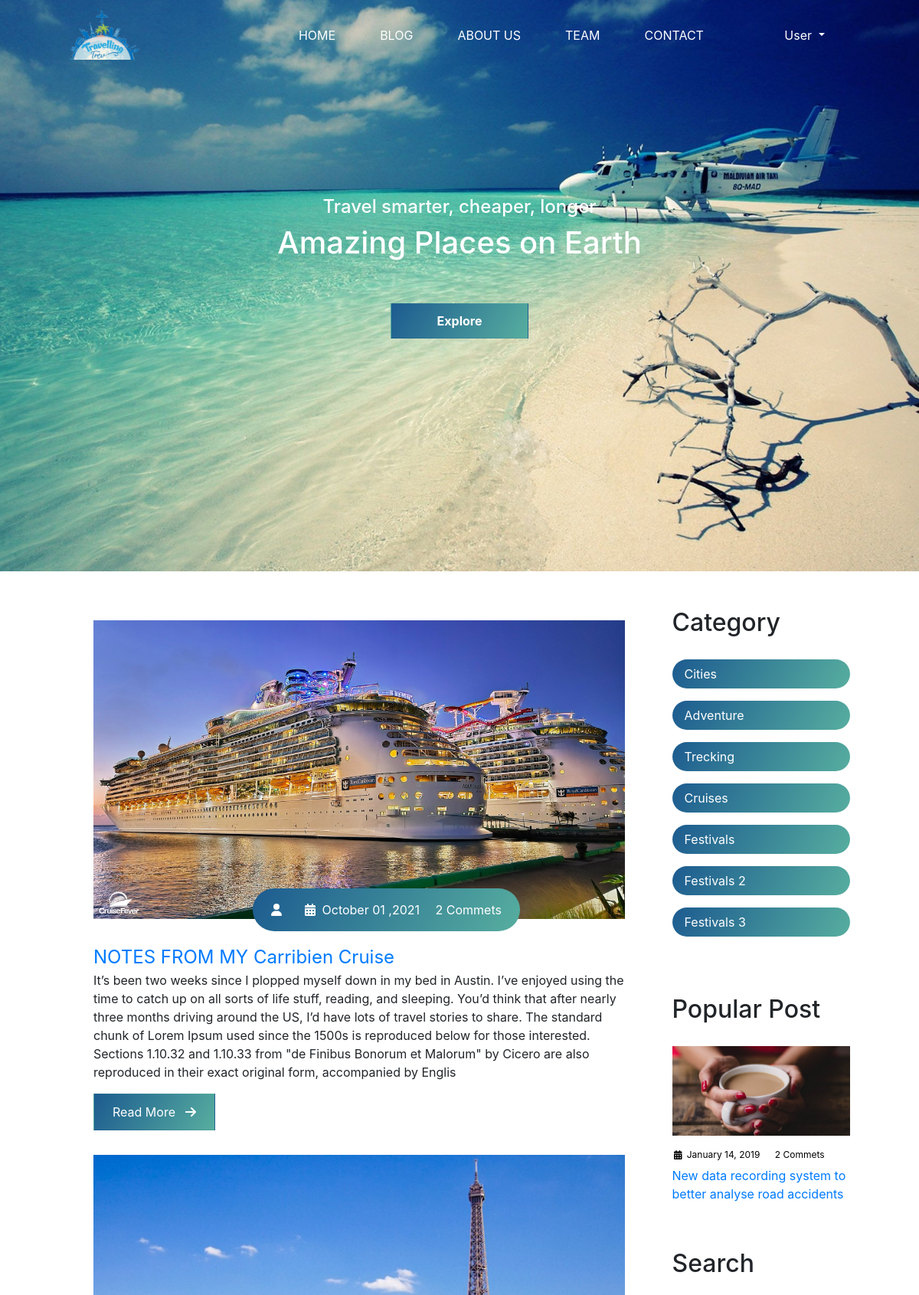
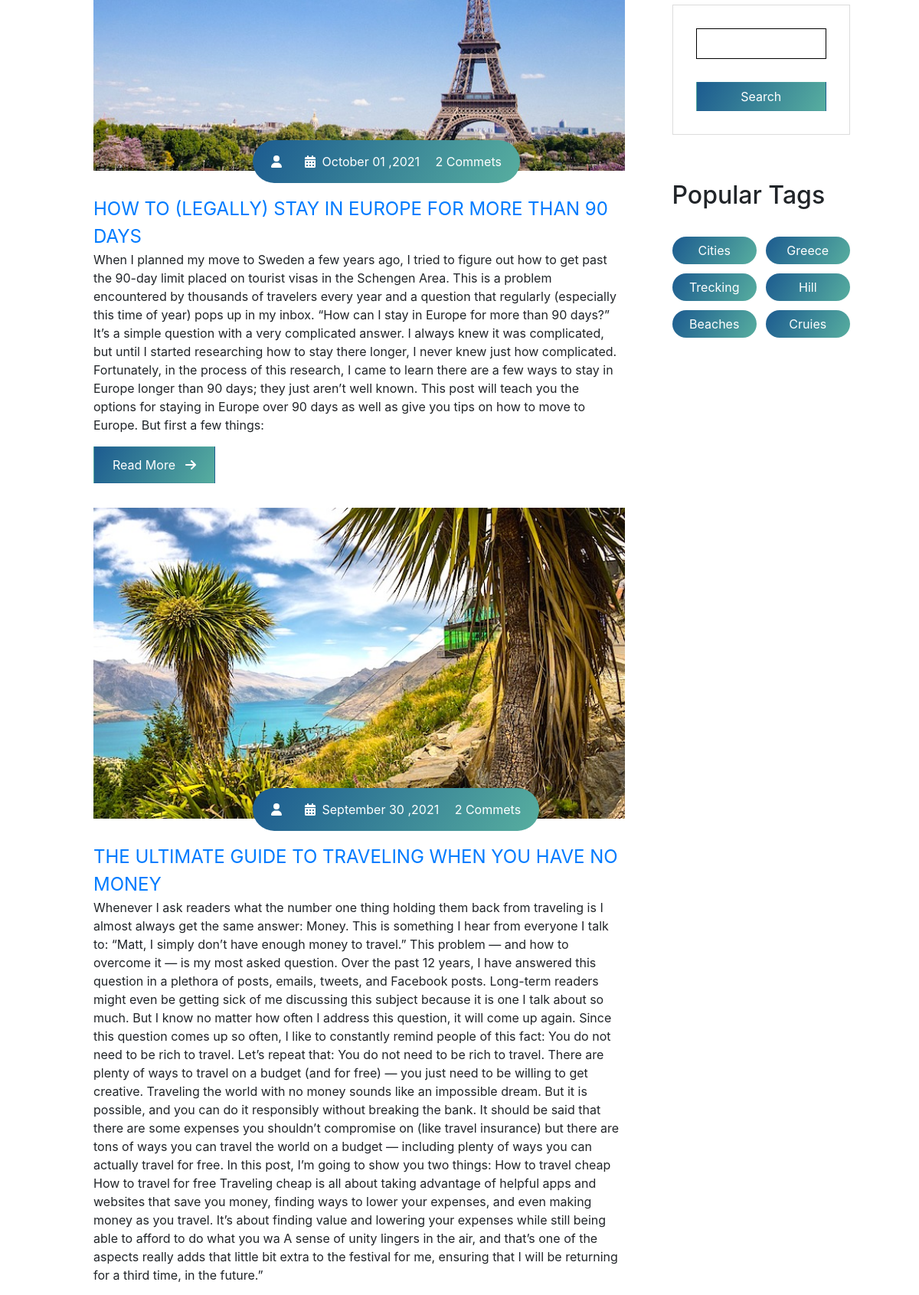
/?page=3 (upper part), run on the app's committed database (2 pictures, top to bottom).
### tables this page shows
CREATE TABLE `posts` (
  `id` int(11) NOT NULL,
  `title` text NOT NULL,
  `content` text NOT NULL,
  `created_at` timestamp NOT NULL DEFAULT current_timestamp(),
  `category_id` int(11) NOT NULL,
  `pictures` varchar(255) NOT NULL
);

CREATE TABLE `category` (
  `id` int(11) NOT NULL,
  `name` varchar(200) NOT NULL
);

### index.php (the view, shortened to what this page needs)
<?php include 'include/header.php';?>
     <?php include_once('include/navbar.php'); ?>
    <?php include_once('include/banner.php'); ?>
<section class="post-section">
    <div>
      <div class="container m-auto pt-5 row">
          <div class="col-md-9">
          <?php
          $postQuery="SELECT * FROM posts ORDER BY id DESC LIMIT $result,$post_per_page";
          $runPQ=mysqli_query($db,$postQuery);
          while($post=mysqli_fetch_assoc($runPQ)){
            ?>
            <div class="posts">
              <div class="post-content">
                  <div class="post-image">
                      <div>
                          <img src="./assets/blog/<?php echo $post['pictures']?>" class="img" alt="blog1">
                      </div>
                      <div class="post-info flex-row">
                          <span><i class="fas fa-user text-gray"></i>&nbsp;&nbsp;</span>
                          <span><i class="fas fa-calendar-alt text-gray"></i>&nbsp;&nbsp;<?php echo date('F d ,Y',strtotime($post['created_at']))?></span>
                          <span>2 Commets</span>
                      </div>
                  </div>
                  <div class="post-title">
                      <a href="post.php?id=<?php echo $post['id']?>"><?php echo $post['title']?></a>
                      <p class="text-trancate"> <?php echo $post['content']?></p>
                      <a href="post.php?id=<?php echo $post['id']?>">
                      <button class="btn post-btn">Read More &nbsp; <i class="fas fa-arrow-right"></i></button></a>
                  </div>
              </div>
              </div>
              <?php
          }
          ?>
</div>
<?php include_once('include/sidebar.php'); ?>
    </div>
  </div>
</section>
<?php include_once('include/footer.php'); ?>

### include/sidebar.php (shortened to what this page needs)
<div class="col-md-3 pb-5">
<div class="category">
          <h2 class="pb-3">Category</h2>
<?php
          $categoryQuery="SELECT * FROM category ";
          $runCQ=mysqli_query($db,$categoryQuery);
          while($category=mysqli_fetch_assoc($runCQ)){
            ?>
          <ul class="category-list justify-content-center">
              <li class="list-items" >
                  <a href="/category?id=<?php echo $category['id']?> "> <?=$category['name']?> </a>
              </li>
          </ul>
      <?php
        }
        ?>
 </div>
      <?php include 'include/postsidebar.php';?>
        <div class="newsletter">
          <h2>Search</h2>
          <div class="form-element">
              <input type="text" class="input-element" placeholder="">
              <button class="btn form-btn">Search</button>
          </div>
      </div>
      <div class="popular-tags">
        <h2>Popular Tags</h2>
        <div class="tags flex-row">
            <span class="tag" >Cities</span>
            <span class="tag" >Greece</span>
            <span class="tag" >Trecking</span>
            <span class="tag" >Hill</span>
            <span class="tag" >Beaches</span>
            <span class="tag">Cruies</span>
        </div>
    </div>

### css/style.css (style rules this page uses)
* { margin:0; padding:0; box-sizing: border-box; }
.container, .container-lg, .container-md, .container-sm, .container-xl { max-width: 1536px; width: 90%; }
img { max-width: 100%; }
ul.category-list { padding-left: 0px!important; }
.post-section .post-content { width: 100%; }
.post-section .post-content > .post-image, .post-title { padding: 16px 32px ; position: relative; }
.post-section .post-content > .post-image .post-info { background: linear-gradient(120deg, #1c5b90 0%, #57ae9f 100%); padding: 16px; position: absolute; bottom: 0%; left: 20vw; border-radius: 48px; color:white; }
.post-section .post-content > .post-image > div { overflow: hidden; }
.post-section .post-content > .post-image .img { width: 100%; transition: all 1s ease; }
.post-section .post-content > .post-image .post-info span { margin: 0 8px; }
.post-section .post-content .post-title a { font-family: var(--Anton); font-size: 24px; }
.post-content .post-title .post-btn { border-radius: 0; padding: 11px 24px; background: linear-gradient(120deg, #1c5b90 0%, #57ae9f 100%); color:white; }
.post-section .category-list .list-items { background: linear-gradient(120deg, #1c5b90 0%, #57ae9f 100%); padding: 7px 16px; margin: 13px 0; border-radius: 48px; width: 100%; display: flex; justify-content: space-between; color: white; }
.post-section .category-list .list-items a { color: white; }
.post-section .popular-post h2 { padding-top: 60px; padding-bottom: 20px; }
.post-section .newsletter { padding-top: 0px; }
.post-section .newsletter .form-element { padding: 30px; }
.post-section .newsletter .input-element { width: 100%; height: 40px; padding: 5px 8px; font-size: 16px; border: 1px solid; border-color: linear-gradient( 120deg, #1c5b90 0%, #57ae9f 100%); }
.post-section .newsletter .form-btn { border-radius: 0; margin-top:20px; background: linear-gradient(120deg, #1c5b90 0%, #57ae9f 100%); color: white; width: 100%; text-align: center; }
.post-section .popular-tags { padding: 0px; }
.post-section .popular-tags .tags .tag { background: linear-gradient(120deg, #1c5b90 0%, #57ae9f 100%); padding: 6px 16px; border-radius: 48px; margin: 6px 10px; color: white; }
.post-section .popular-tags .tags .tag { width: 47.5%; margin-right: 5%; float: left; margin-left: 0px!important; text-align: center; }
.post-section .popular-tags .tags .tag:nth-child(2n) { margin-right: 0!important; }
.popular-tags .tags { display: block; }
.form-element { border: 1px solid gainsboro; }
::placeholder { color: black; text-transform: capitalize; }
input[type="email"],input[type="password"],input[type="text"] { display: block; margin: 0 auto; width: 300px; padding: 8px; margin-bottom:10px; }

### data on the page
posts: pictures (picture), created_at "October 01 ,2021", title "NOTES FROM MY Carribien Cruise", content "It’s been two weeks since I plopped myself down in my bed in Austin. I’ve enjoyed using the time to catch up on all sorts of life stuff, reading, and sleeping. You’d think that after nearly three months driving around the US, I’d have lots of travel stories to share. The standard chunk of Lorem Ipsum used since the 1500s is reproduced below for those interested. Sections 1.10.32 and 1.10.33 from \"de Finibus Bonorum et Malorum\" by Cicero are also reproduced in their exact original form, accompanied by Englis"
posts: pictures (picture), created_at "October 01 ,2021", title "HOW TO (LEGALLY) STAY IN EUROPE FOR MORE THAN 90 DAYS", content "When I planned my move to Sweden a few years ago, I tried to figure out how to get past the 90-day limit placed on tourist visas in the Schengen Area. This is a problem encountered by thousands of travelers every year and a question that regularly (especially this time of year) pops up in my inbox. “How can I stay in Europe for more than 90 days?” It’s a simple question with a very complicated answer. I always knew it was complicated, but until I started researching how to stay there longer, I never knew just how complicated. Fortunately, in the process of this research, I came to learn there are a few ways to stay in Europe longer than 90 days; they just aren’t well known. This post will…"
posts: pictures (picture), created_at "September 30 ,2021", title "THE ULTIMATE GUIDE TO TRAVELING WHEN YOU HAVE NO MONEY", content "Whenever I ask readers what the number one thing holding them back from traveling is I almost always get the same answer: Money. This is something I hear from everyone I talk to: “Matt, I simply don’t have enough money to travel.” This problem — and how to overcome it — is my most asked question. Over the past 12 years, I have answered this question in a plethora of posts, emails, tweets, and Facebook posts. Long-term readers might even be getting sick of me discussing this subject because it is one I talk about so much. But I know no matter how often I address this question, it will come up again. Since this question comes up so often, I like to constantly remind people of this fact: You…"
category: name "Cities"
category: name "Adventure"
category: name "Trecking"
category: name "Cruises"
category: name "Festivals"
category: name "Festivals 2"
category: name "Festivals 3"
